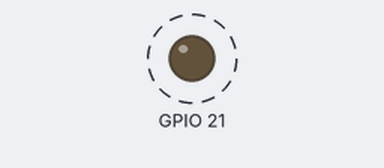
A program run on a simulated ESP32-S3. On the bench: output pins drawn as LEDs (lit = HIGH). Dashed ring = blinking.

Above: at 0.5 s.
Timing chart, 0 to 4.6 s (numbered marks = the images above):
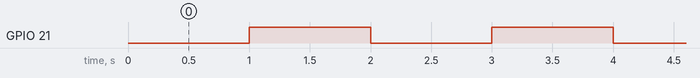

Measured:
- by itself, GPIO 21: alternates HIGH for 1.0 s and LOW for 1.0 s

The program:

main.cpp
```cpp
#include <Arduino.h>

unsigned long tempoAnterior = 0;
unsigned long intervalo = 1000;
int i = 1;

void setup() {
  pinMode(21, OUTPUT);

}

void loop() {
  //digitalWrite(21, HIGH);
  //delay(1000);
  //digitalWrite(21, LOW);
  //delay(1000);

  // a diferença entre o delay e o millis(), que pega o tempo atual, é a de que
  // delay trava o código até ele o delay concluir. Se eu tivesse colocado um botão,
  // ele não seria lido enquanto estivesse no delay. Coisa que não vai acontecer
  // no uso do millis

  unsigned long tempoAtual = millis();
  if(tempoAtual - tempoAnterior >= intervalo){
    tempoAnterior = tempoAtual;
    if(i == 1){
      digitalWrite(21, HIGH);
      i = 0;
    } else {
      digitalWrite(21, LOW);
      i = 1;
    }
  }
}
```
